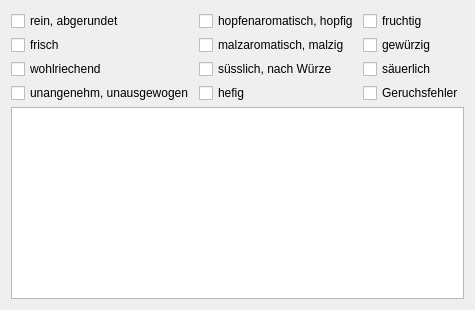
          <widget class="QWidget" name="tab_5">
           <attribute name="title">
            <string>Geruch</string>
           </attribute>
           <layout class="QVBoxLayout" name="verticalLayout_109">
            <property name="spacing">
             <number>4</number>
            </property>
            <item>
             <layout class="QGridLayout" name="gridLayout">
              <item row="0" column="0">
               <widget class="QCheckBox" name="rbGeruch_0">
                <property name="text">
                 <string>rein, abgerundet</string>
                </property>
               </widget>
              </item>
              <item row="2" column="0">
               <widget class="QCheckBox" name="rbGeruch_2">
                <property name="text">
                 <string>wohlriechend</string>
                </property>
               </widget>
              </item>
              <item row="3" column="0">
               <widget class="QCheckBox" name="rbGeruch_3">
                <property name="text">
                 <string>unangenehm, unausgewogen</string>
                </property>
               </widget>
              </item>
              <item row="1" column="0">
               <widget class="QCheckBox" name="rbGeruch_1">
                <property name="text">
                 <string>frisch</string>
                </property>
               </widget>
              </item>
              <item row="3" column="2">
               <widget class="QCheckBox" name="rbGeruch_11">
                <property name="text">
                 <string>Geruchsfehler</string>
                </property>
               </widget>
              </item>
              <item row="2" column="2">
               <widget class="QCheckBox" name="rbGeruch_10">
                <property name="text">
                 <string>säuerlich</string>
                </property>
               </widget>
              </item>
              <item row="1" column="2">
               <widget class="QCheckBox" name="rbGeruch_9">
                <property name="text">
                 <string>gewürzig</string>
                </property>
               </widget>
              </item>
              <item row="0" column="2">
               <widget class="QCheckBox" name="rbGeruch_8">
                <property name="text">
                 <string>fruchtig</string>
                </property>
               </widget>
              </item>
              <item row="0" column="1">
               <widget class="QCheckBox" name="rbGeruch_4">
                <property name="text">
                 <string>hopfenaromatisch, hopfig</string>
                </property>
               </widget>
              </item>
              <item row="1" column="1">
               <widget class="QCheckBox" name="rbGeruch_5">
                <property name="text">
                 <string>malzaromatisch, malzig</string>
                </property>
               </widget>
              </item>
              <item row="2" column="1">
               <widget class="QCheckBox" name="rbGeruch_6">
                <property name="text">
                 <string>süsslich, nach Würze</string>
                </property>
               </widget>
              </item>
              <item row="3" column="1">
               <widget class="QCheckBox" name="rbGeruch_7">
                <property name="text">
                 <string>hefig</string>
                </property>
               </widget>
              </item>
             </layout>
            </item>
            <item>
             <widget class="QTextEdit" name="tbGeruch">
              <property name="minimumSize">
               <size>
                <width>0</width>
                <height>20</height>
               </size>
              </property>
              <property name="toolTip">
               <string>&lt;html&gt;&lt;head/&gt;&lt;body&gt;&lt;p&gt;Hier ist Platz für frei formulierte &lt;span style=&quot; font-weight:600;&quot;&gt;Ausführungen&lt;/span&gt; zum Geruch.&lt;/p&gt;&lt;p&gt;Beispiele: Der Geruch eines Bieres sollte sortentypisch sein, das heißt bei Weizenbieren ist ein fruchtiger bis esteriger Geruch erlaubt, während dieser bei Pils-bieren rundweg abzulehnen ist.&lt;/p&gt;&lt;p&gt;Zuerst riecht man am Schaum. Riecht er angenehm nach Bier, hefig oder nach Fass? Wenn der Schaum muffig, abgestanden oder nach feuchter Pappe riecht, braucht man das Bier gar nicht zu probieren, es ist nicht in Ordnung.&lt;/p&gt;&lt;/body&gt;&lt;/html&gt;</string>
              </property>
             </widget>
            </item>
           </layout>
          </widget>
